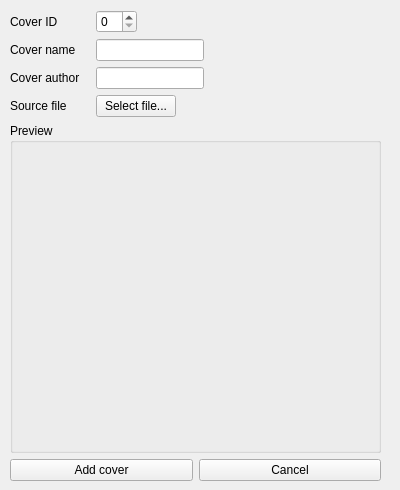
<?xml version="1.0" encoding="UTF-8"?>
<ui version="4.0">
 <class>MenuThemePreview</class>
 <widget class="QWidget" name="MenuThemePreview">
  <property name="windowModality">
   <enum>Qt::WindowModal</enum>
  </property>
  <property name="geometry">
   <rect>
    <x>0</x>
    <y>0</y>
    <width>400</width>
    <height>490</height>
   </rect>
  </property>
  <property name="windowTitle">
   <string>Menu Theme %1 - Eidolist</string>
  </property>
  <widget class="QWidget" name="verticalLayoutWidget">
   <property name="geometry">
    <rect>
     <x>10</x>
     <y>10</y>
     <width>371</width>
     <height>471</height>
    </rect>
   </property>
   <layout class="QVBoxLayout" name="verticalLayout">
    <item>
     <layout class="QFormLayout" name="formLayout">
      <property name="fieldGrowthPolicy">
       <enum>QFormLayout::FieldsStayAtSizeHint</enum>
      </property>
      <property name="labelAlignment">
       <set>Qt::AlignLeading|Qt::AlignLeft|Qt::AlignVCenter</set>
      </property>
      <property name="formAlignment">
       <set>Qt::AlignLeading|Qt::AlignLeft|Qt::AlignTop</set>
      </property>
      <property name="horizontalSpacing">
       <number>16</number>
      </property>
      <item row="0" column="0">
       <widget class="QLabel" name="label">
        <property name="text">
         <string>Cover ID</string>
        </property>
       </widget>
      </item>
      <item row="0" column="1">
       <widget class="QSpinBox" name="IdSpinBox"/>
      </item>
      <item row="1" column="0">
       <widget class="QLabel" name="label_2">
        <property name="text">
         <string>Cover name</string>
        </property>
       </widget>
      </item>
      <item row="1" column="1">
       <widget class="QLineEdit" name="nameLineEdit">
        <property name="text">
         <string/>
        </property>
        <property name="maxLength">
         <number>32</number>
        </property>
       </widget>
      </item>
      <item row="2" column="0">
       <widget class="QLabel" name="label_3">
        <property name="text">
         <string>Cover author</string>
        </property>
       </widget>
      </item>
      <item row="2" column="1">
       <widget class="QLineEdit" name="authorLineEdit">
        <property name="maxLength">
         <number>32</number>
        </property>
       </widget>
      </item>
      <item row="3" column="0">
       <widget class="QLabel" name="label_4">
        <property name="text">
         <string>Source file</string>
        </property>
       </widget>
      </item>
      <item row="3" column="1">
       <widget class="QPushButton" name="sourceButton">
        <property name="text">
         <string>Select file...</string>
        </property>
       </widget>
      </item>
     </layout>
    </item>
    <item>
     <widget class="QGroupBox" name="groupBox">
      <property name="sizePolicy">
       <sizepolicy hsizetype="Preferred" vsizetype="Expanding">
        <horstretch>0</horstretch>
        <verstretch>0</verstretch>
       </sizepolicy>
      </property>
      <property name="title">
       <string>Preview</string>
      </property>
      <widget class="QWidget" name="verticalLayoutWidget_2">
       <property name="geometry">
        <rect>
         <x>0</x>
         <y>20</y>
         <width>371</width>
         <height>121</height>
        </rect>
       </property>
       <layout class="QVBoxLayout" name="verticalLayout_2">
        <item>
         <widget class="QLabel" name="coverNameLabel">
          <property name="toolTip">
           <string>Cover name</string>
          </property>
         </widget>
        </item>
        <item>
         <widget class="QLabel" name="coverAuthorLabel"/>
        </item>
        <item>
         <widget class="QLabel" name="coverPreviewLabel"/>
        </item>
       </layout>
      </widget>
     </widget>
    </item>
    <item>
     <layout class="QHBoxLayout" name="horizontalLayout">
      <item>
       <widget class="QPushButton" name="saveButton">
        <property name="enabled">
         <bool>true</bool>
        </property>
        <property name="text">
         <string>Add cover</string>
        </property>
       </widget>
      </item>
      <item>
       <widget class="QPushButton" name="cancelButton">
        <property name="text">
         <string>Cancel</string>
        </property>
       </widget>
      </item>
     </layout>
    </item>
   </layout>
  </widget>
 </widget>
 <resources/>
 <connections/>
</ui>
